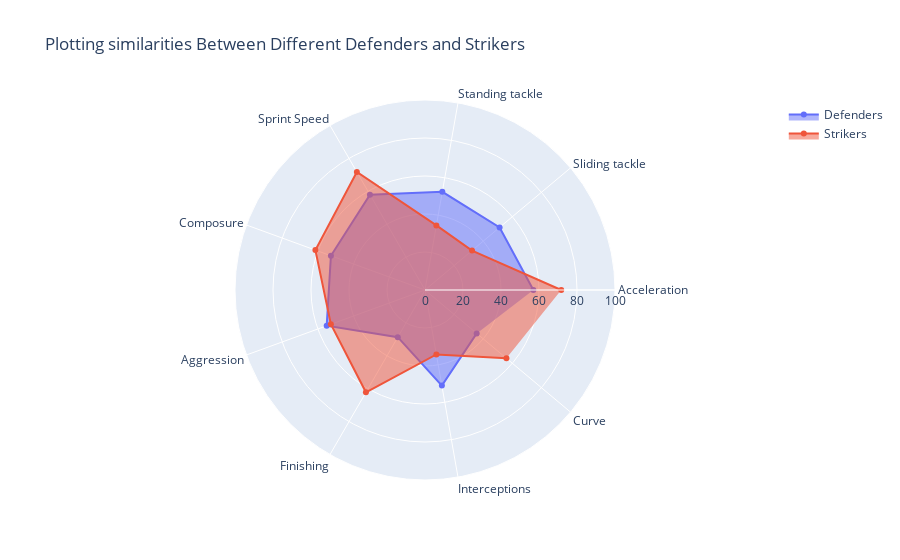

Here is the notebook cell this chart was saved with:
### Code cell
fig = go.Figure()
fig.add_trace(go.Scatterpolar(
      r = defenderAttributes,
      theta=categories,
      fill='toself',
      name='Defenders'
))

fig.add_trace(go.Scatterpolar(
      r = strikerAttributes,
      theta=categories,
      fill='toself',
      name='Strikers'
))


fig.update_layout(
  polar=dict(
    radialaxis=dict(
      visible=True,
      range=[0, 100]
    )),
  title_text = "Plotting similarities Between Different Defenders and Strikers"
)

fig.show()

### Figure 1 — Plotly figure (JSON) as saved in the notebook; plotly's stock layout.template omitted (floating-point values rounded to 4 significant figures)
{"data": [{"fill": "toself", "name": "Defenders", "r": [57.04, 51.25, 52.48, 57.96, 52.7, 55.07, 28.68, 51.1, 35.52], "theta": ["Acceleration", "Sliding tackle", "Standing tackle", "Sprint Speed", "Composure", "Aggression", "Finishing", "Interceptions", "Curve"], "type": "scatterpolar"}, {"fill": "toself", "name": "Strikers", "r": [71.7, 32.31, 34.52, 71.72, 61.38, 52.72, 62.18, 34.47, 55.93], "theta": ["Acceleration", "Sliding tackle", "Standing tackle", "Sprint Speed", "Composure", "Aggression", "Finishing", "Interceptions", "Curve"], "type": "scatterpolar"}], "layout": {"polar": {"radialaxis": {"range": [0, 100], "visible": true}}, "title": {"text": "Plotting similarities Between Different Defenders and Strikers"}}}
